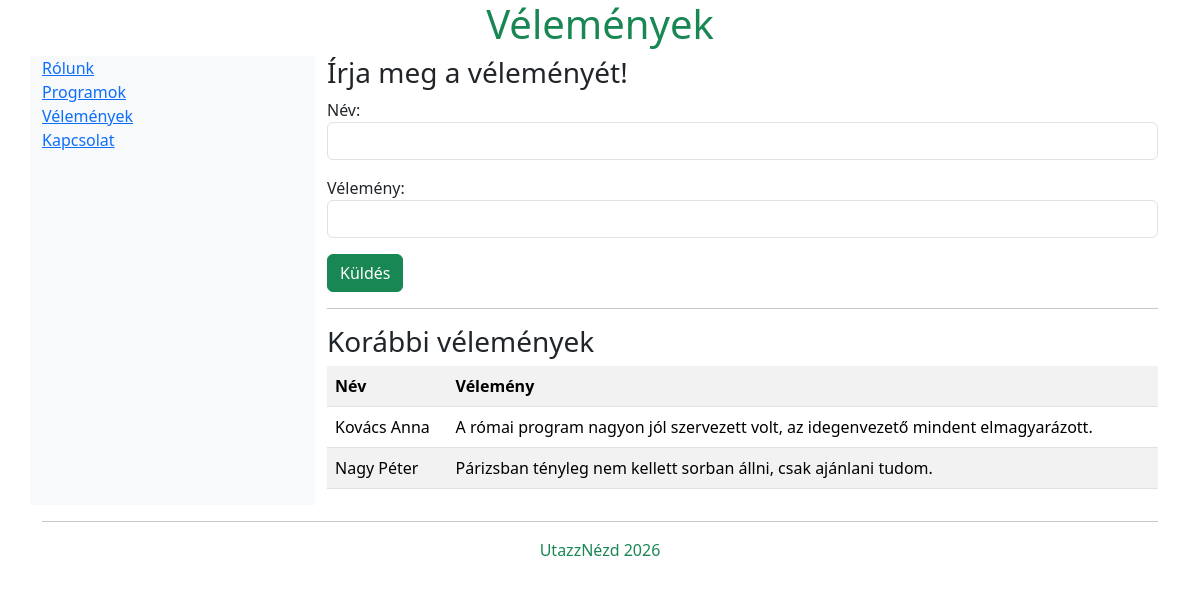
/velemenyek/, run on the app's committed database.
### app/models.py (models this page shows, shortened)
class Velemeny(models.Model):
    nev = models.CharField(max_length=30)
    szoveg = models.CharField(max_length=200)

### app/views.py (the view)
# urls.py: path("velemenyek/", views.velemenyek, name="velemenyek"),
def velemenyek(request):
    velemenyek = Velemeny.objects.all()
    if request.method == 'POST':
        form=VelemenyForm(request.POST)
        if form.is_valid():
            form.save()
            return redirect('velemenyek')
    else:
        form=VelemenyForm()
    return render(request, 'velemenyek.html', {'velemenyek': velemenyek,'form':form})

### app/forms.py
class VelemenyForm(forms.ModelForm):
    class Meta:
        model=Velemeny
        fields=['nev','szoveg']
        labels={'nev':'Név:','szoveg':'Vélemény:'}
        widgets={'nev':forms.TextInput(attrs={'size':30,'style':'width:100%','class':'form-control'}),
                 'szoveg':forms.TextInput(attrs={'size':30,'style':'width:100%','class':'form-control'})}

### app/templates/velemenyek.html (shortened to what this page needs)
{% extends 'base.html' %}
{% block tartalom %}
<h3>Írja meg a véleményét!</h3>
<form method="post" action="{% url 'velemenyek' %}">
    {{form.as_p}}
    <button type="submit" class="btn btn-success">Küldés</button>
</form>
<hr>
<h3>Korábbi vélemények</h3>
<table class="table table-striped">
    <tr>
        <th>Név</th>
        <th>Vélemény</th>
    </tr>
    {% for velemeny in velemenyek %}
    <tr>
        <td>{{velemeny.nev}}</td>
        <td>{{velemeny.szoveg}}</td>
    </tr>
    {% endfor %}
</table>
{% endblock %}

### data on the page
Velemeny: nev "Kovács Anna", szoveg "A római program nagyon jól szervezett volt, az idegenvezető mindent elmagyarázott."
Velemeny: nev "Nagy Péter", szoveg "Párizsban tényleg nem kellett sorban állni, csak ajánlani tudom."
